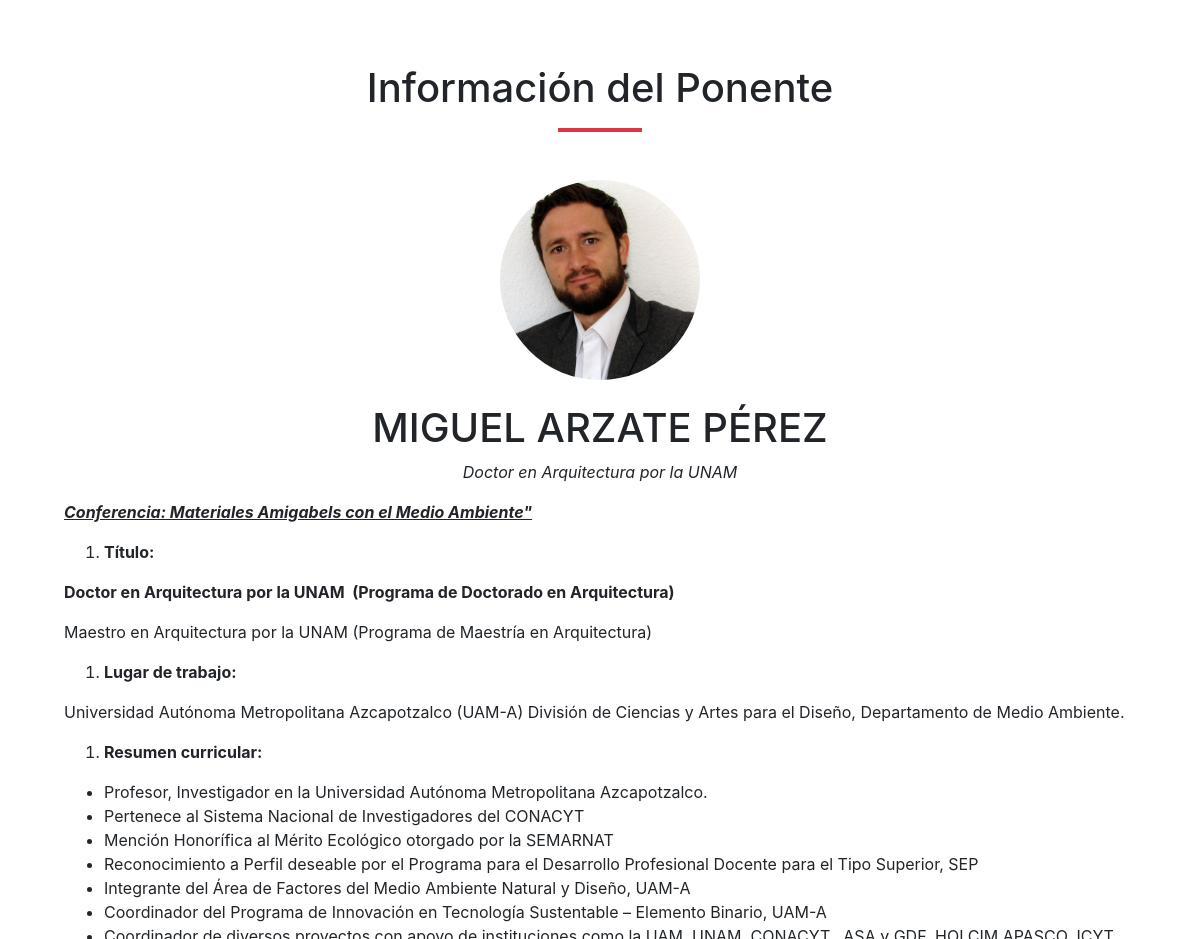
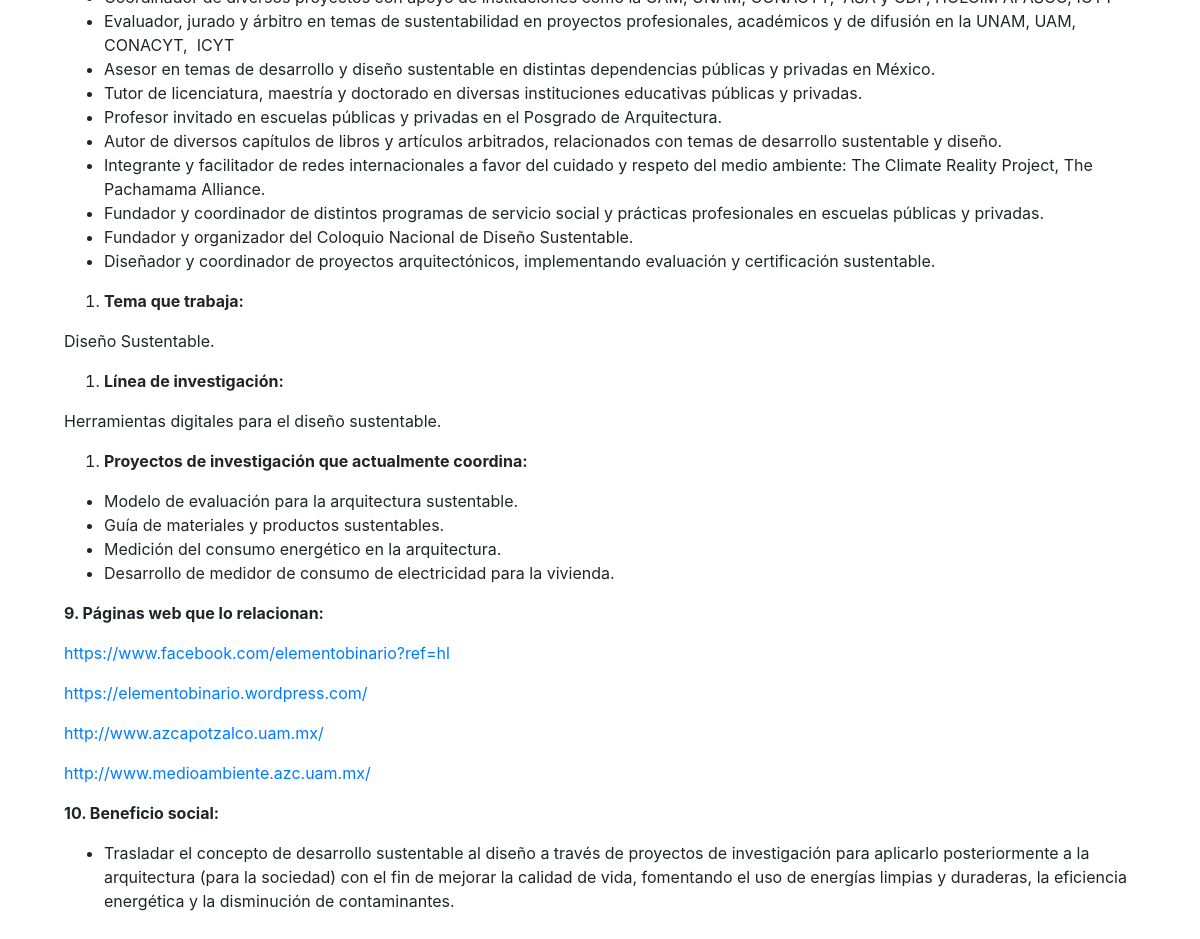
The page /ponentes/detalle/1 on the database its author committed (2 pictures, top to bottom).
### registro/models.py (models this page shows, shortened)
class Ponente(models.Model):
	TIPOS = [
		("ponente", "Ponente"),
		("profesor", "Profesor"),
	]
	CARRERAS = [
		("arquitectura", "Arquitectura"),
		("bioquimica", "Ingeniería Bioquímica"),
		("electromecanica", "Ingeniería Electromecánica"),
		("sistemas", "Ingeniería en Sistemas Computacionales"),
		("gestion", "Ingenieria en Gestión Empresarial"),
		("administracion", "Licenciatura en Administración"),
		("contabilidad", "Contador Público"),
	]
	fecha_registro = models.DateField(auto_now_add=True)
	fecha_modificacion = models.DateField(auto_now=True)
	user = models.ForeignKey(User, on_delete=models.CASCADE, null=True)
	ponencia = models.CharField(max_length=255)
	horario = models.ForeignKey(Horario, on_delete=models.SET_NULL, null=True)
	foto_ponencia = models.ImageField(blank=True, null=True)
	carrera = models.CharField(max_length=255, choices=CARRERAS)
	nombre = models.CharField(max_length=255)
	email = models.EmailField(max_length=255)
	telefono = models.CharField(max_length=20)
	titulo = models.CharField(max_length=50)
	resumen = models.CharField(max_length=255)
	intro = models.TextField()
	foto = models.ImageField(blank=True)
	activo = models.BooleanField()
	tipo = models.CharField(max_length=255, choices=TIPOS, default="ponente")

### registro/views.py (the view)
# urls.py: path('ponentes/detalle/<int:id>', views.ponentes_detalle, name="ponentes_detalle"),
def ponentes_detalle(request, id):
	registro = get_object_or_404(Ponente, pk=id)
	context = {
		"data" : registro
	}
	return render(request, "registro/ponentes_detalle.html", context)

### registro/templates/registro/ponentes_detalle.html (shortened to what this page needs)
{% extends 'base.html' %}
{% load static %}
{% block content %}
<section>
<div class="row">
	<div class="col text-center">
		<h1>Información del Ponente</h1>
		<hr class="divider red">
	</div>
</div>
<div class="row">
	<div class="col-4 offset-4 text-center">
		{% if data.foto %}
		<img src="{{ data.foto.url }}" class="image rounded-circle" alt="foto del Ponente">
		{% else %}
		<img src="{% static 'img/default.png' %}" class="image" alt="Imagen Ponente Default" style="width: 100%;">
		{% endif %}
	</div>
</div>
<div class="row">
	<div class="col text-center">
		<br>
		<h1>{{ data.nombre }}</h1>
		<p>
			<i>{{ data.resumen }}</i>
		</p>
	</div>
</div>
<div class="row">
	<div class="col">
	{% autoescape off %}
		{{ data.intro }}
	{% endautoescape %}
	</div>
</div>
{% endblock %}

### templates/base.html (style rules this page uses)
section { padding: 4em; }
hr.divider { border: 2px solid #17a2b8; margin-bottom: 3em; width: 80px; }
hr.divider.red { border: 2px solid #dc3545; }

### registro/templates/registro/ponentes_detalle.html (style rules this page uses)
.image { width: 200px; }

### rows shown on the page
Ponente: foto (picture), nombre "MIGUEL ARZATE PÉREZ", resumen "Doctor en Arquitectura por la UNAM", intro "Conferencia: Materiales Amigabels con el Medio Ambiente\" Título: Doctor en Arquitectura por la UNAM (Programa de Doctorado en Arquitectura) Maestro en Arquitectura por la UNAM (Programa de Maestría en Arquitectura) Lugar de trabajo: Universidad Autónoma Metropolitana Azcapotzalco (UAM-A) División de Ciencias y Artes para el Diseño, Departamento de Medio Ambiente. Resumen curricular: Profesor, Investigador en la Universidad Autónoma Metropolitana Azcapotzalco. Pertenece al Sistema Nacional de Investigadores del CONACYT Mención Honorífica al Mérito Ecológico otorgado por la SEMARNAT Reconocimiento a Perfil deseable por el Programa para el Desarrollo Profesional Docente para el Tipo Superior,…"
